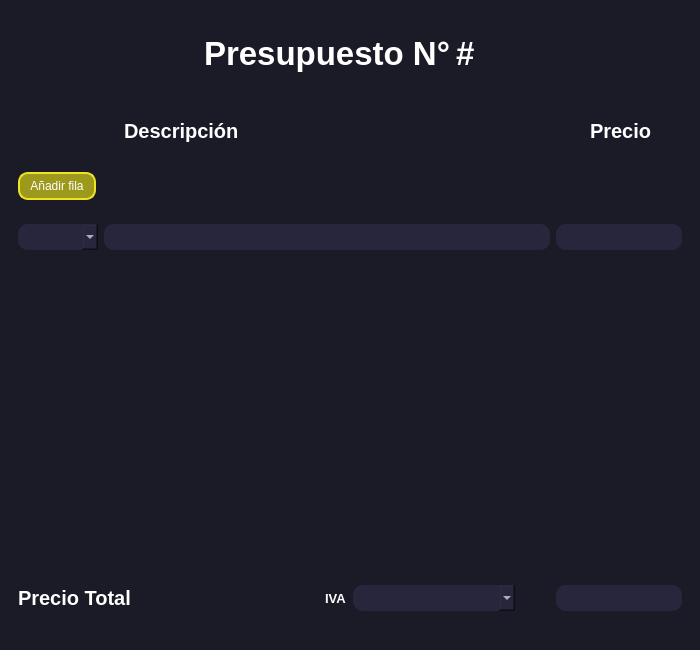
<?xml version="1.0" encoding="UTF-8"?>
<ui version="4.0">
 <class>BudgetData</class>
 <widget class="QWidget" name="BudgetData">
  <property name="geometry">
   <rect>
    <x>0</x>
    <y>0</y>
    <width>700</width>
    <height>650</height>
   </rect>
  </property>
  <property name="windowTitle">
   <string>Nuevo Presupuesto</string>
  </property>
  <property name="styleSheet">
   <string notr="true">*{
	border: none;
	background-color: transparent;
	background: transparent;
	padding: 0;
	margin: 0;
	color: #fff;
}

#centralwidget{
	background-color: #1b1b27;
}
QPushButton{
	text-align: left;
	padding: 5px 10px;
	border-top-left-radius: 10px;
	border-bottom-left-radius: 10px;
}
QLineEdit, QDateEdit, QComboBox, #btn_date{
	padding: 5px 10px;
	border-radius: 10px;
	background-color: #27263c;
}

#btn_newrow {
	border: 2px solid  #ece424 ;
	border-radius: 10px;
	text-align: center;
}
 #btn_newrow  {
	border: 2px solid  #ece424 ;
	background-color: #9c991c ;
	border-radius: 10px;
	text-align: center;
}
 #btn_newrow:pressed   {
	background-color: #9C995F ;
}</string>
  </property>
  <layout class="QVBoxLayout" name="verticalLayout">
   <property name="spacing">
    <number>0</number>
   </property>
   <property name="leftMargin">
    <number>0</number>
   </property>
   <property name="topMargin">
    <number>0</number>
   </property>
   <property name="rightMargin">
    <number>0</number>
   </property>
   <property name="bottomMargin">
    <number>0</number>
   </property>
   <item>
    <widget class="QWidget" name="centralwidget" native="true">
     <layout class="QVBoxLayout" name="verticalLayout_2">
      <property name="bottomMargin">
       <number>30</number>
      </property>
      <item>
       <widget class="QWidget" name="widget" native="true">
        <layout class="QVBoxLayout" name="verticalLayout_3">
         <property name="rightMargin">
          <number>30</number>
         </property>
         <item alignment="Qt::AlignHCenter">
          <widget class="QFrame" name="frame">
           <property name="frameShape">
            <enum>QFrame::StyledPanel</enum>
           </property>
           <property name="frameShadow">
            <enum>QFrame::Raised</enum>
           </property>
           <layout class="QHBoxLayout" name="horizontalLayout">
            <item alignment="Qt::AlignHCenter">
             <widget class="QLabel" name="label_3">
              <property name="font">
               <font>
                <pointsize>25</pointsize>
                <bold>true</bold>
               </font>
              </property>
              <property name="text">
               <string>Presupuesto N°</string>
              </property>
             </widget>
            </item>
            <item alignment="Qt::AlignHCenter">
             <widget class="QLabel" name="budget_number">
              <property name="font">
               <font>
                <pointsize>25</pointsize>
                <bold>true</bold>
               </font>
              </property>
              <property name="text">
               <string>#</string>
              </property>
             </widget>
            </item>
           </layout>
          </widget>
         </item>
         <item>
          <widget class="QFrame" name="frame_2">
           <property name="font">
            <font>
             <pointsize>15</pointsize>
             <bold>true</bold>
            </font>
           </property>
           <property name="frameShape">
            <enum>QFrame::StyledPanel</enum>
           </property>
           <property name="frameShadow">
            <enum>QFrame::Raised</enum>
           </property>
           <layout class="QHBoxLayout" name="horizontalLayout_3">
            <item alignment="Qt::AlignHCenter">
             <widget class="QLabel" name="label">
              <property name="font">
               <font>
                <pointsize>15</pointsize>
                <bold>true</bold>
               </font>
              </property>
              <property name="text">
               <string>Descripción</string>
              </property>
             </widget>
            </item>
            <item alignment="Qt::AlignRight">
             <widget class="QLabel" name="label_2">
              <property name="font">
               <font>
                <pointsize>15</pointsize>
                <bold>true</bold>
               </font>
              </property>
              <property name="text">
               <string>Precio</string>
              </property>
             </widget>
            </item>
           </layout>
          </widget>
         </item>
         <item alignment="Qt::AlignLeft">
          <widget class="QPushButton" name="btn_newrow">
           <property name="text">
            <string>Añadir fila</string>
           </property>
          </widget>
         </item>
        </layout>
       </widget>
      </item>
      <item alignment="Qt::AlignTop">
       <widget class="QWidget" name="widget_2" native="true">
        <layout class="QHBoxLayout" name="horizontalLayout_2">
         <item>
          <widget class="QComboBox" name="type_combobox"/>
         </item>
         <item>
          <widget class="QLineEdit" name="lineEdit"/>
         </item>
         <item alignment="Qt::AlignRight">
          <widget class="QLineEdit" name="lineEdit_2"/>
         </item>
        </layout>
       </widget>
      </item>
      <item alignment="Qt::AlignBottom">
       <widget class="QWidget" name="widget_3" native="true">
        <layout class="QHBoxLayout" name="horizontalLayout_4">
         <item>
          <widget class="QLabel" name="label_4">
           <property name="font">
            <font>
             <pointsize>15</pointsize>
             <bold>true</bold>
            </font>
           </property>
           <property name="text">
            <string>Precio Total</string>
           </property>
          </widget>
         </item>
         <item alignment="Qt::AlignRight">
          <widget class="QLabel" name="label_5">
           <property name="font">
            <font>
             <pointsize>10</pointsize>
             <bold>true</bold>
            </font>
           </property>
           <property name="text">
            <string>IVA</string>
           </property>
          </widget>
         </item>
         <item>
          <widget class="QComboBox" name="iva_combobox"/>
         </item>
         <item alignment="Qt::AlignRight">
          <widget class="QLineEdit" name="lineEdit_3"/>
         </item>
        </layout>
       </widget>
      </item>
     </layout>
    </widget>
   </item>
  </layout>
 </widget>
 <resources/>
 <connections/>
</ui>
